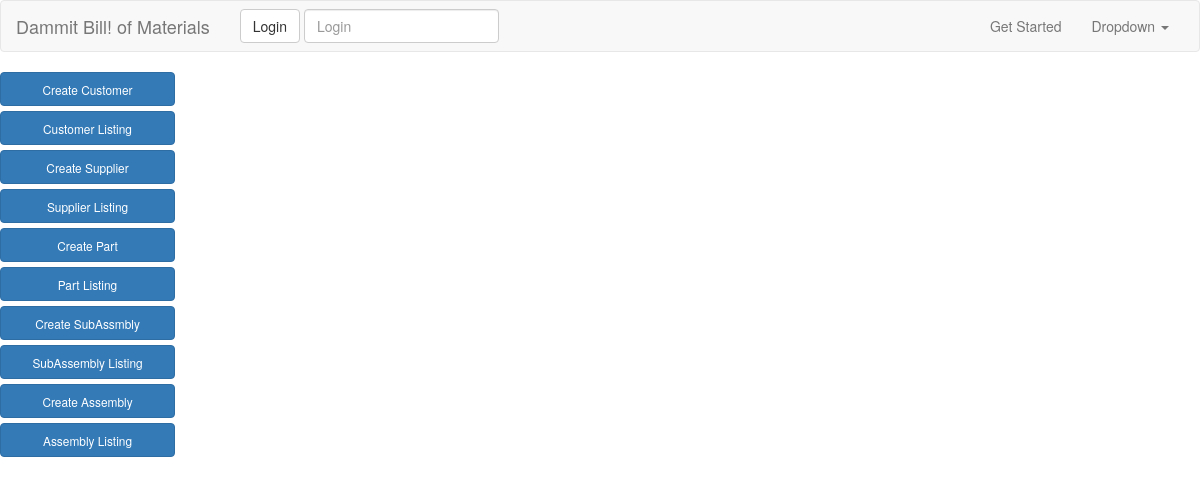
Before: /assembly_list/ with the older database file.
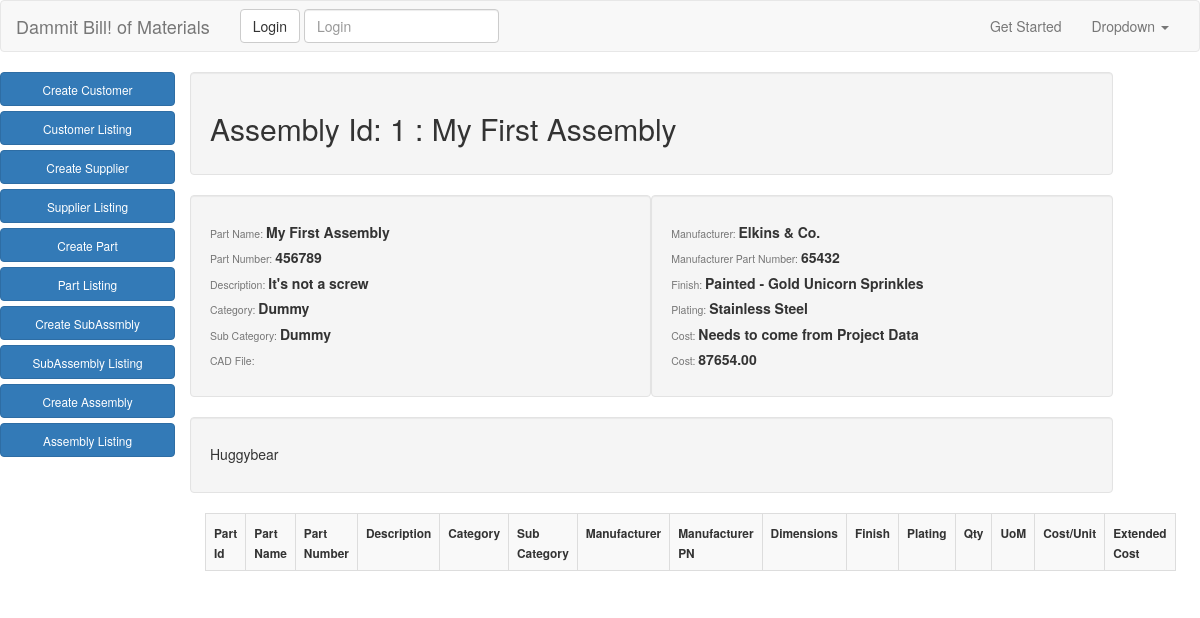
After: the same page with the newer database file.
### app/models.py (models this page shows, shortened)
class Assembly(models.Model):
    assembly_name = models.CharField(max_length=50)
    assembly_part_number = models.CharField(max_length=50)
    description = models.CharField(max_length=50, null=True, blank=True)
    category = models.ForeignKey(Category, null=True, blank=True)
    sub_category = models.ForeignKey(SubCategory, null=True, blank=True)
    supplier = models.ForeignKey('app.Supplier', null=True, blank=True)
    supplier_pn = models.CharField(max_length=50, null=True, blank=True)
    finish = models.ForeignKey('app.FinishTable', null=True, blank=True)
    plating = models.ForeignKey('app.PlatingTable', null=True, blank=True)
    assembly_cost = models.DecimalField(max_digits=10, decimal_places=2, null=True, blank=True)
    notes = models.TextField(null=True, blank=True)
    cad_file = models.FileField(upload_to="cad_files", null=True, blank=True)

class Category(models.Model):
    category = models.CharField(max_length=30)
    def __str__(self):
        return self.category

class SubCategory(models.Model):
    category = models.ForeignKey(Category)
    subcategory = models.CharField(max_length=30)
    def __str__(self):
        return self.subcategory

class Supplier(models.Model):
    name = models.CharField(max_length=50)
    contact = models.CharField(max_length=25, null=True, blank=True)
    phone = models.IntegerField(null=True, blank=True)
    email = models.EmailField(null=True, blank=True)
    website = models.URLField(null=True, blank=True)
    def __str__(self):
        return self.name

class FinishTable(models.Model):
    finish = models.CharField(max_length=50)
    description = models.TextField(null=True, blank=True)
    source = models.ForeignKey(Supplier, null=True, blank=True)
    def __str__(self):
        return self.finish

class PlatingTable(models.Model):
    plating = models.CharField(max_length=50)
    description = models.TextField(null=True, blank=True)
    source = models.ForeignKey(Supplier, null=True, blank=True)
    def __str__(self):
        return self.plating

### app/views.py (the view)
# urls.py: url(r'^assembly_list/$', AssemblyListView.as_view(), name="assembly_list_view"),
class AssemblyListView(ListView):
    model = Assembly
    def get_queryset(self):
        return self.model.objects.all()
    def get_context_data(self, **kwargs):
        context = super().get_context_data(**kwargs)
        context['assembly'] = Assembly.objects.all()
        return context

### templates/app/assembly_list.html (shortened to what this page needs)
{% extends "base.html" %}
{% block content %}
<div class="row">
  <nav>
    <div class="col-md-2">
      <a href="{% url 'create_customer_view' %}" type="button" class="btn btn-primary btn-block"><small>Create Customer</small></a>
      <a href="{% url 'customer_list_view' %}" type="button" class="btn btn-primary btn-block"><small>Customer Listing</small></a>
      <a href="{% url 'create_supplier_view' %}" type="button" class="btn btn-primary btn-block"><small>Create Supplier</small></a>
      <a href="{% url 'supplier_list_view' %}" type="button" class="btn btn-primary btn-block"><small>Supplier Listing</small></a>
      <a href="{% url 'create_part_view' %}" type="button" class="btn btn-primary btn-block"><small>Create Part</small></a>
      <a href="{% url 'part_list_view' %}" type="button" class="btn btn-primary btn-block"><small>Part Listing</small></a>
      <a href="{% url 'create_subassembly_view' %}" type="button" class="btn btn-primary btn-block"><small>Create SubAssmbly</small></a>
      <a href="{% url 'subassembly_list_view' %}" type="button" class="btn btn-primary btn-block"><small>SubAssembly Listing</small></a>
      <a href="{% url 'create_assembly_view' %}" type="button" class="btn btn-primary btn-block"><small>Create Assembly</small></a>
      <a href="{% url 'assembly_list_view' %}" type="button" class="btn btn-primary btn-block"><small>Assembly Listing</small></a>
    </div>
  </nav>
  <div class="col-md-9">
  {% for object in object_list  %}
  <div class="row">
    <div class="col-md-12 well">
      <h2>Assembly Id: {{object.pk}}  :  {{object.assembly_name}}</h2>
    </div>
    <div class="col-md-6 well">
      <h5><small>Part Name:  </small><strong>{{object.assembly_name}}</strong></h5>
      <h5><small>Part Number:  </small><strong>{{object.assembly_part_number}}</strong></h5>
      <h5><small>Description:  </small><strong>{{object.description}}</strong></h5>
      <h5><small>Category:  </small><strong>{{object.category}}</strong></h5>
      <h5><small>Sub Category:  </small><strong>{{object.sub_category}}</strong></h5>
      <h5><small>CAD File:  </small><strong>{{object.cad_file}}</strong></h5>
    </div>
    <div class="col-md-6 well">
      <h5><small>Manufacturer:  </small><strong>{{object.supplier}}</strong></h5>
      <h5><small>Manufacturer Part Number:  </small><strong>{{object.supplier_pn}}</strong></h5>
      <h5><small>Finish:  </small><strong>{{object.finish}}</strong></h5>
      <h5><small>Plating:  </small><strong>{{object.plating}}</strong></h5>
      <h5><small>Cost:  </small><strong>Needs to come from Project Data</strong></h5>
      <h5><small>Cost:  </small><strong>{{object.assembly_cost}}</strong></h5>
    </div>
    <div class="col-md-12 well">
    <h5>{{object.notes}}</h5>
    </div>
  </div>
    <table class="table table-striped table-bordered table-hover">
        <tr>
          <th><small>Part Id</small></th>
          <th><small>Part Name</small></th>
          <th><small>Part Number</small></th>
          <th><small>Description</small></th>
          <th><small>Category</small></th>
          <th><small>Sub Category</small></th>
          <th><small>Manufacturer</small></th>
          <th><small>Manufacturer PN</small></th>
          <th><small>Dimensions</small></th>
          <th><small>Finish</small></th>
          <th><small>Plating</small></th>
          <th><small>Qty</small></th>
          <th><small>UoM</small></th>
          <th><small>Cost/Unit</small></th>
          <th><small>Extended Cost</small></th>
        </tr>
      </table>
  {% endfor %}
</div>
{% endblock %}

Changed rows visible on the page:
added Assembly: pk "1", assembly_name "My First Assembly", assembly_part_number "456789", description "It's not a screw", category "Dummy", sub_category "Dummy", supplier "Elkins & Co.", supplier_pn "65432", finish "Painted - Gold Unicorn Sprinkles", plating "Stainless Steel", assembly_cost "87654.00", notes "Huggybear"
